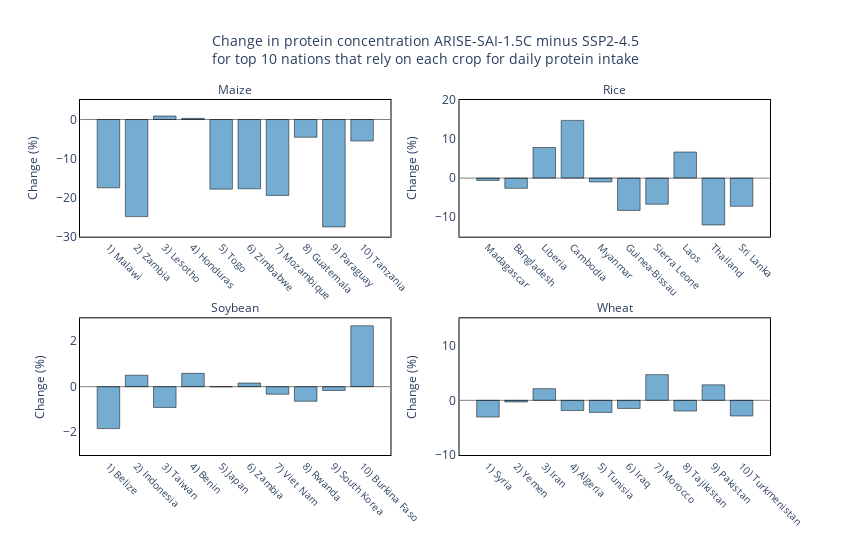

Notebook code for this chart:
### Code cell
# Define subplots
fig = make_subplots(
    rows=2, cols=2,
    subplot_titles=("Maize","Rice",
                    "Soybean", "Wheat"),
    specs=[[{"type": "bar"}, {"type": "bar"}],
           [{"type": "bar"}, {"type": "bar"}]],
    row_heights=[0.3, 0.3],
    column_widths=[0.3, 0.3],
    vertical_spacing=0.23,
    horizontal_spacing=0.1
)

# Add Barplots
fig.add_trace(go.Bar(x=maize_top['nation-name.1'], y=maize_top['pchange.1'], marker_color='#74add1',
                     marker=dict(line=dict(width=0.5, color='black')), showlegend=False), row=1, col=1)
fig.add_trace(go.Bar(x=rice_top['nation-name.1'], y=rice_top['pchange.1'], marker_color='#74add1',
                     marker=dict(line=dict(width=0.5, color='black')), showlegend=False), row=1, col=2)
fig.add_trace(go.Bar(x=soy_top['nation-name.1'], y=soy_top['pchange.1'], marker_color='#74add1',
                     marker=dict(line=dict(width=0.5, color='black')), showlegend=False), row=2, col=1)
fig.add_trace(go.Bar(x=wheat_top['nation-name.1'], y=wheat_top['pchange.1'], marker_color='#74add1',
                     marker=dict(line=dict(width=0.5, color='black')), showlegend=False), row=2, col=2)

fig.update_yaxes(title_font=dict(size=12), title_text="Change (%)", row=1, col=1)
fig.update_yaxes(title_font=dict(size=12), title_text="Change (%)", row=1, col=2)
fig.update_yaxes(title_font=dict(size=12), title_text="Change (%)", row=2, col=1)
fig.update_yaxes(title_font=dict(size=12), title_text="Change (%)", row=2, col=2)
fig.update_xaxes(tickangle=45)
fig.update_xaxes(tickfont_size=10, row=1, col=1)
fig.update_xaxes(tickfont_size=10, row=1, col=2)
fig.update_xaxes(tickfont_size=10, row=2, col=1)
fig.update_xaxes(tickfont_size=10, row=2, col=2)
fig.update_layout(width=850, height=540)
fig.update_layout(plot_bgcolor='white')

fig.update_yaxes(range=[-30, 5], row=1, col=1)
fig.update_yaxes(range=[-15, 20], row=1, col=2)
fig.update_yaxes(range=[-3, 3], row=2, col=1)
fig.update_yaxes(range=[-10, 15], row=2, col=2)

fig.update_layout(
    shapes=[
        # Line for Maize plot (row 1, col 1)
        dict(
            type="line",
            x0=-1, x1=10,  # Start and end of the line along the x-axis
            y0=0, y1=0,  # Line position at y=0
            line=dict(color="black", width=0.5),
            xref="x1", yref="y1"  # Define the correct x and y axes for this subplot
        ),
        # Line for Rice plot (row 1, col 4)
        dict(
            type="line",
            x0=-1, x1=10,  # Start and end of the line along the x-axis
            y0=0, y1=0,  # Line position at y=0
            line=dict(color="black", width=0.5),
            xref="x2", yref="y2"  # Define the correct x and y axes for this subplot
        ),
        # Line for Soybean plot (row 3, col 1)
        dict(
            type="line",
            x0=-1, x1=10,  # Start and end of the line along the x-axis
            y0=0, y1=0,  # Line position at y=0
            line=dict(color="black", width=0.5),
            xref="x3", yref="y3"  # Define the correct x and y axes for this subplot
        ),
        # Line for Wheat plot (row 3, col 4)
        dict(
            type="line",
            x0=-1, x1=10,  # Start and end of the line along the x-axis
            y0=0, y1=0,  # Line position at y=0
            line=dict(color="black", width=0.5),xref="x4", yref="y4"
        )
    ]
)     
#fig.update_xaxes(domain=[0.3, 0.3], row=2, col=2)

# Axis lines
fig.update_xaxes(showline=True, linecolor='black', linewidth=1, row=1, col=1, mirror=True)
fig.update_yaxes(showline=True, linecolor='black', linewidth=1, row=1, col=1, mirror=True)
fig.update_xaxes(showline=True, linecolor='black', linewidth=1, row=1, col=2, mirror=True)
fig.update_yaxes(showline=True, linecolor='black', linewidth=1, row=1, col=2, mirror=True)
fig.update_xaxes(showline=True, linecolor='black', linewidth=1, row=2, col=1, mirror=True)
fig.update_yaxes(showline=True, linecolor='black', linewidth=1, row=2, col=1, mirror=True)
fig.update_xaxes(showline=True, linecolor='black', linewidth=1, row=2, col=2, mirror=True)
fig.update_yaxes(showline=True, linecolor='black', linewidth=1, row=2, col=2, mirror=True)
fig.update_annotations(font_size=12)
fig.add_annotation(
    text="Change in protein concentration ARISE-SAI-1.5C minus SSP2-4.5<br>for top 10 nations that rely on each crop for daily protein intake",
    xref="paper", yref="paper",
    x=0.5, y=1.2,  # Position relative to the figure
    showarrow=False,
    font=dict(size=14)
)

### Figure 1 — Plotly figure (JSON) as saved in the notebook; plotly's stock layout.template omitted (floating-point values rounded to 4 significant figures; data arrays with more than 128 entries replaced by an {"elided": "..."} marker saying what was removed)
{"data": [{"marker": {"color": "#74add1", "line": {"color": "black", "width": 0.5}}, "showlegend": false, "type": "bar", "x": {"elided": "237 str values"}, "xaxis": "x", "y": {"elided": "237 float values"}, "yaxis": "y"}, {"marker": {"color": "#74add1", "line": {"color": "black", "width": 0.5}}, "showlegend": false, "type": "bar", "x": {"elided": "237 str values"}, "xaxis": "x2", "y": {"elided": "237 float values"}, "yaxis": "y2"}, {"marker": {"color": "#74add1", "line": {"color": "black", "width": 0.5}}, "showlegend": false, "type": "bar", "x": {"elided": "237 str values"}, "xaxis": "x3", "y": {"elided": "237 float values"}, "yaxis": "y3"}, {"marker": {"color": "#74add1", "line": {"color": "black", "width": 0.5}}, "showlegend": false, "type": "bar", "x": {"elided": "237 str values"}, "xaxis": "x4", "y": {"elided": "237 float values"}, "yaxis": "y4"}], "layout": {"annotations": [{"font": {"size": 12}, "showarrow": false, "text": "Maize", "x": 0.225, "xanchor": "center", "xref": "paper", "y": 1, "yanchor": "bottom", "yref": "paper"}, {"font": {"size": 12}, "showarrow": false, "text": "Rice", "x": 0.775, "xanchor": "center", "xref": "paper", "y": 1, "yanchor": "bottom", "yref": "paper"}, {"font": {"size": 12}, "showarrow": false, "text": "Soybean", "x": 0.225, "xanchor": "center", "xref": "paper", "y": 0.385, "yanchor": "bottom", "yref": "paper"}, {"font": {"size": 12}, "showarrow": false, "text": "Wheat", "x": 0.775, "xanchor": "center", "xref": "paper", "y": 0.385, "yanchor": "bottom", "yref": "paper"}, {"font": {"size": 14}, "showarrow": false, "text": "Change in protein concentration ARISE-SAI-1.5C minus SSP2-4.5<br>for top 10 nations that rely on each crop for daily protein intake", "x": 0.5, "xref": "paper", "y": 1.2, "yref": "paper"}], "height": 540, "plot_bgcolor": "white", "shapes": [{"line": {"color": "black", "width": 0.5}, "type": "line", "x0": -1, "x1": 10, "xref": "x", "y0": 0, "y1": 0, "yref": "y"}, {"line": {"color": "black", "width": 0.5}, "type": "line", "x0": -1, "x1": 10, "xref": "x2", "y0": 0, "y1": 0, "yref": "y2"}, {"line": {"color": "black", "width": 0.5}, "type": "line", "x0": -1, "x1": 10, "xref": "x3", "y0": 0, "y1": 0, "yref": "y3"}, {"line": {"color": "black", "width": 0.5}, "type": "line", "x0": -1, "x1": 10, "xref": "x4", "y0": 0, "y1": 0, "yref": "y4"}], "width": 850, "xaxis": {"anchor": "y", "autorange": true, "domain": [0, 0.45], "linecolor": "black", "linewidth": 1, "mirror": true, "range": [-1.009, 10.01], "showline": true, "tickangle": 45, "tickfont": {"size": 10}, "type": "category"}, "xaxis2": {"anchor": "y2", "autorange": true, "domain": [0.55, 1], "linecolor": "black", "linewidth": 1, "mirror": true, "range": [-1.009, 10.01], "showline": true, "tickangle": 45, "tickfont": {"size": 10}, "type": "category"}, "xaxis3": {"anchor": "y3", "autorange": true, "domain": [0, 0.45], "linecolor": "black", "linewidth": 1, "mirror": true, "range": [-1.009, 10.01], "showline": true, "tickangle": 45, "tickfont": {"size": 10}, "type": "category"}, "xaxis4": {"anchor": "y4", "autorange": true, "domain": [0.55, 1], "linecolor": "black", "linewidth": 1, "mirror": true, "range": [-1.009, 10.01], "showline": true, "tickangle": 45, "tickfont": {"size": 10}, "type": "category"}, "yaxis": {"anchor": "x", "domain": [0.615, 1], "linecolor": "black", "linewidth": 1, "mirror": true, "range": [-30, 5], "showline": true, "title": {"font": {"size": 12}, "text": "Change (%)"}, "type": "linear"}, "yaxis2": {"anchor": "x2", "domain": [0.615, 1], "linecolor": "black", "linewidth": 1, "mirror": true, "range": [-15, 20], "showline": true, "title": {"font": {"size": 12}, "text": "Change (%)"}, "type": "linear"}, "yaxis3": {"anchor": "x3", "domain": [0, 0.385], "linecolor": "black", "linewidth": 1, "mirror": true, "range": [-3, 3], "showline": true, "title": {"font": {"size": 12}, "text": "Change (%)"}, "type": "linear"}, "yaxis4": {"anchor": "x4", "domain": [0, 0.385], "linecolor": "black", "linewidth": 1, "mirror": true, "range": [-10, 15], "showline": true, "title": {"font": {"size": 12}, "text": "Change (%)"}, "type": "linear"}}}
